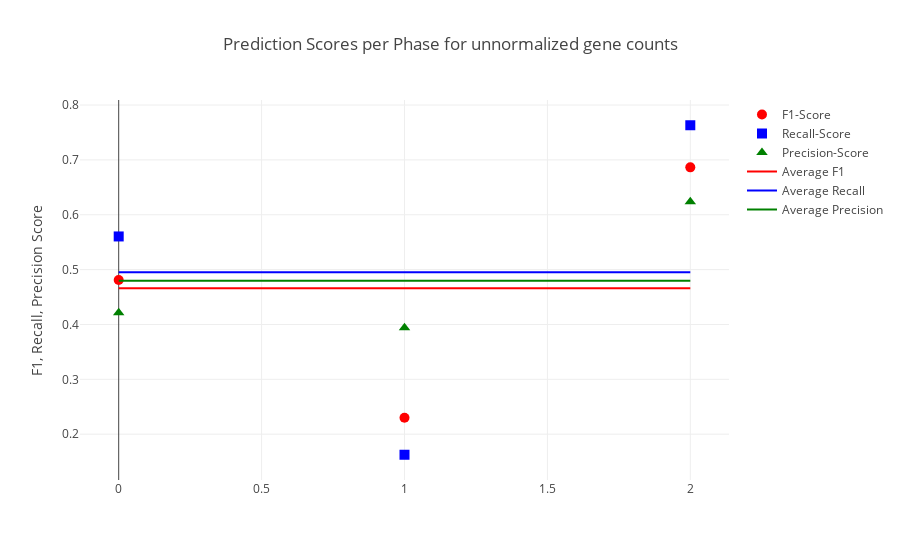

The notebook cell saved with this chart:
### Code cell
evaluation = helper.evaluate_prediction(prediction_table, label=label)

iplot(helper.plot_evaluation(*evaluation, average=True, xaxislbl=["G1","S","G2M"], title="Prediction Scores per Phase for unnormalized gene counts"))

### Figure 1 — Plotly figure (JSON) as saved in the notebook; plotly's stock layout.template omitted (floating-point values rounded to 4 significant figures)
{"data": [{"marker": {"color": "red", "size": 10, "symbol": "circle"}, "mode": "markers", "name": "F1-Score", "type": "scatter", "x": [0, 1, 2], "y": [0.4811, 0.2301, 0.6864]}, {"marker": {"color": "blue", "size": 10, "symbol": "square"}, "mode": "markers", "name": "Recall-Score", "type": "scatter", "x": [0, 1, 2], "y": [0.5604, 0.1625, 0.7632]}, {"marker": {"color": "green", "size": 10, "symbol": "triangle-up"}, "mode": "markers", "name": "Precision-Score", "type": "scatter", "x": [0, 1, 2], "y": [0.4215, 0.3939, 0.6237]}, {"marker": {"color": "red", "size": 10}, "mode": "lines", "name": "Average F1", "type": "scatter", "x": [0, 1, 2], "y": [0.4659, 0.4659, 0.4659]}, {"marker": {"color": "blue", "size": 10}, "mode": "lines", "name": "Average Recall", "type": "scatter", "x": [0, 1, 2], "y": [0.4954, 0.4954, 0.4954]}, {"marker": {"color": "green", "size": 10}, "mode": "lines", "name": "Average Precision", "type": "scatter", "x": [0, 1, 2], "y": [0.4797, 0.4797, 0.4797]}], "layout": {"title": "Prediction Scores per Phase for unnormalized gene counts", "xaxis": {"title": ["G1", "S", "G2M"]}, "yaxis": {"title": "F1, Recall, Precision Score"}}}
